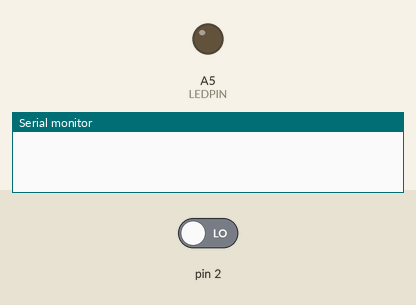
This sketch was run on a simulated Arduino Uno, built with avr-gcc and run on an emulated ATmega328P. Shown: output pins drawn as LEDs (lit = HIGH), the last lines printed to the serial monitor. The test bench sets the inputs (shaded band); at power-on: pin 2 LOW.

Above: at 0.1 s.
At 2.4 s:
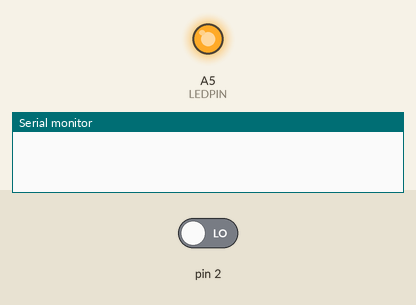
2.5 s: pin 2 driven HIGH
At 3.1 s:
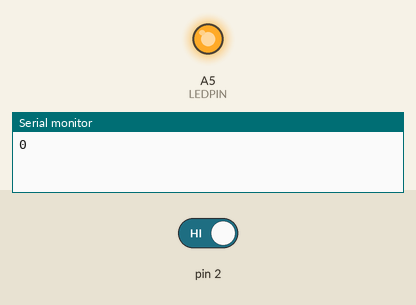
Timing chart, 0 to 5.5 s (numbered marks = the images above; inputs shaded):
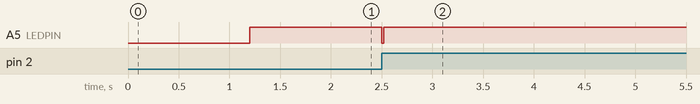

The sketch:

Geiger12.ino
```cpp
/*
  SparkFun Geiger Counter
  Official v12 firmware on Arduino

 created 10 Jan 2015
 by Rin FUKUDA
 jg1vgx@jarl.com
 */

// Constants
#define LEDPIN A5  // Counter LED (green)

// Variables
volatile long j=0;      // Interval since the last count
volatile long jlast;    // previous interval
byte cbit;     // '0' or '1' for char output on terminal

void setup() {
  // pin I/O settings
  pinMode(LEDPIN, OUTPUT);

  // Interrupts on INT0 (OUT)
  // The author modified the detector circuit to use active high
  // with a PNP transistor. For unmodified circuits, change mode
  // here to FALLING.
  attachInterrupt(0, onCount, RISING);

  //Initialize serial and wait for port to open:
  Serial.begin(9600);

  // Wait to settle
  delay(1200);
  interrupts();
}

void loop() {
  digitalWrite(LEDPIN, HIGH);   // turn off the LED (HIGH is the voltage level)
  delay(30);                // wait for a short while for counting
  j++;
}

void onCount() {
  // blink LED
  digitalWrite(LEDPIN, LOW);
  delay(10);

  // check intervals
  if(jlast < j) cbit = 0;
  if(jlast > j) cbit = 1;

  // send byte char to console
  Serial.print(cbit);

  // reset intervals
  jlast = j;
  j = 0;
}
```

Measured:
- after the input at 2.5 s, A5 (LEDPIN): HIGH → LOW at once, → HIGH 0.02 s later
